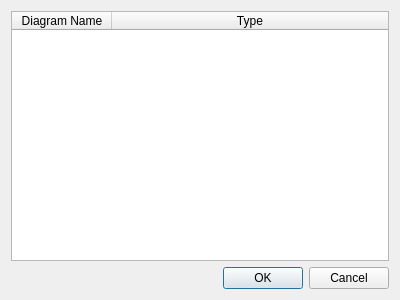
<?xml version="1.0" encoding="UTF-8"?>
<ui version="4.0">
 <class>glowbot_open_diagram</class>
 <widget class="QDialog" name="glowbot_open_diagram">
  <property name="geometry">
   <rect>
    <x>0</x>
    <y>0</y>
    <width>400</width>
    <height>300</height>
   </rect>
  </property>
  <property name="windowTitle">
   <string>GlowBot: Open Diagram</string>
  </property>
  <layout class="QVBoxLayout" name="verticalLayout">
   <item>
    <widget class="QTableWidget" name="tableWidget">
     <property name="selectionMode">
      <enum>QAbstractItemView::SingleSelection</enum>
     </property>
     <property name="selectionBehavior">
      <enum>QAbstractItemView::SelectRows</enum>
     </property>
     <property name="horizontalScrollMode">
      <enum>QAbstractItemView::ScrollPerPixel</enum>
     </property>
     <property name="sortingEnabled">
      <bool>true</bool>
     </property>
     <attribute name="horizontalHeaderStretchLastSection">
      <bool>true</bool>
     </attribute>
     <column>
      <property name="text">
       <string>Diagram Name</string>
      </property>
     </column>
     <column>
      <property name="text">
       <string>Type</string>
      </property>
     </column>
    </widget>
   </item>
   <item>
    <widget class="QDialogButtonBox" name="buttonBox">
     <property name="orientation">
      <enum>Qt::Horizontal</enum>
     </property>
     <property name="standardButtons">
      <set>QDialogButtonBox::Cancel|QDialogButtonBox::Ok</set>
     </property>
    </widget>
   </item>
  </layout>
 </widget>
 <resources/>
 <connections>
  <connection>
   <sender>buttonBox</sender>
   <signal>accepted()</signal>
   <receiver>glowbot_open_diagram</receiver>
   <slot>accept()</slot>
   <hints>
    <hint type="sourcelabel">
     <x>248</x>
     <y>254</y>
    </hint>
    <hint type="destinationlabel">
     <x>157</x>
     <y>274</y>
    </hint>
   </hints>
  </connection>
  <connection>
   <sender>buttonBox</sender>
   <signal>rejected()</signal>
   <receiver>glowbot_open_diagram</receiver>
   <slot>reject()</slot>
   <hints>
    <hint type="sourcelabel">
     <x>316</x>
     <y>260</y>
    </hint>
    <hint type="destinationlabel">
     <x>286</x>
     <y>274</y>
    </hint>
   </hints>
  </connection>
 </connections>
</ui>
